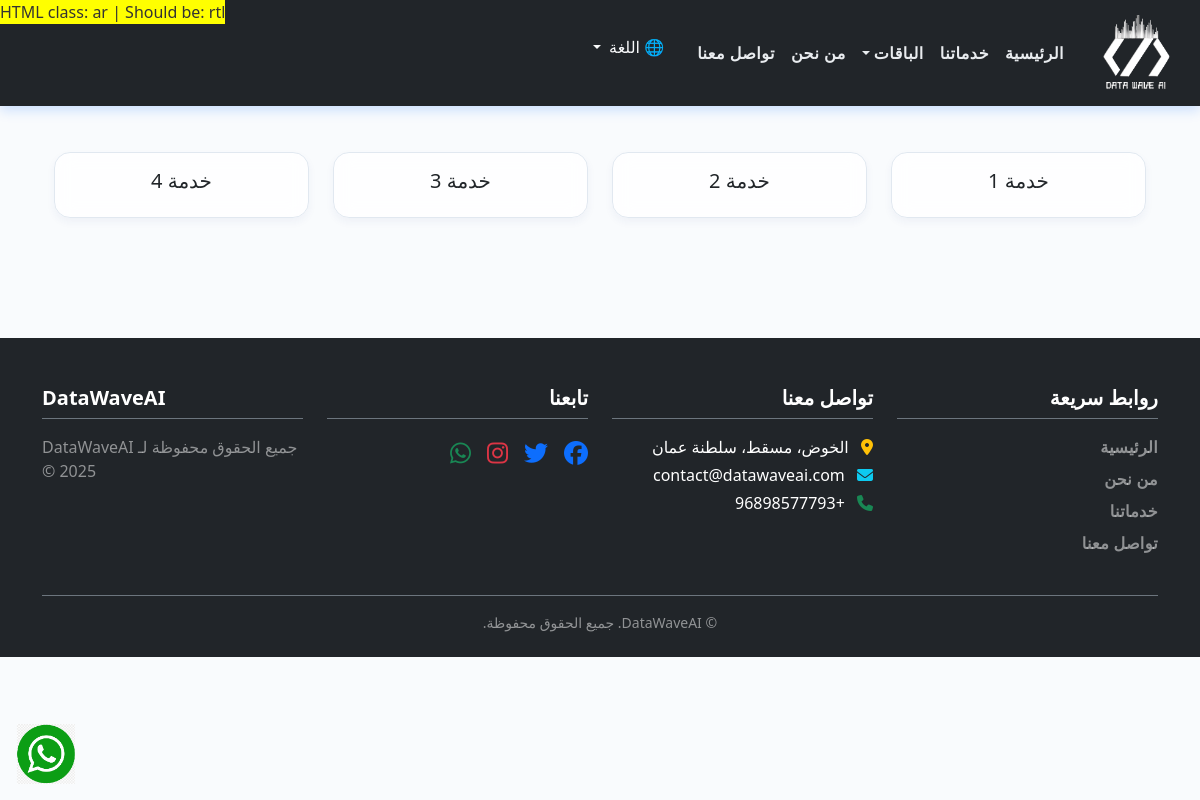
/ar/test/, run on the app's committed database.
### website/models.py (models this page shows, shortened)
class SiteContent(models.Model):
    about_title = models.CharField(max_length=200)
    about_description = RichTextField()
    address = models.CharField(max_length=255)
    email = models.EmailField()
    phone = models.CharField(max_length=50)
    footer_text = models.CharField(max_length=255)

class SocialLink(models.Model):
    platform = models.CharField(max_length=50)
    icon_class = models.CharField(max_length=100)
    url = models.URLField()

### website/views.py (the view)
# urls.py: path('test/', views.test, name='test'),
def test(request):
    site_content = SiteContent.objects.first()
    return render(request, 'website/test.html', {'site_content': site_content})

### website/context_processors.py (called while the page is built)
def global_context(request):
    site_content = SiteContent.objects.first()
    social_links = SocialLink.objects.all()
    return {
        'site_content': site_content,
        'social_links': social_links,
    }

### website/templates/website/test.html
{% extends "website/base.html" %}
{% load i18n static %}
{% block content %}
<p style="position: fixed; top: 0; left: 0; z-index: 9999; background: yellow;">
  HTML class: {{ LANGUAGE_CODE }} | Should be: {% if LANGUAGE_CODE == 'ar' %}rtl{% else %}ltr{% endif %}
</p>
<div class="container my-5">
  <div class="row g-4">
    <div class="col-12 col-sm-6 col-md-4 col-lg-3">
      <div class="card h-100 text-center p-3 service-card">
        <h5>خدمة 1</h5>
      </div>
    </div>
    <div class="col-12 col-sm-6 col-md-4 col-lg-3">
      <div class="card h-100 text-center p-3 service-card">
        <h5>خدمة 2</h5>
      </div>
    </div>
    <div class="col-12 col-sm-6 col-md-4 col-lg-3">
      <div class="card h-100 text-center p-3 service-card">
        <h5>خدمة 3</h5>
      </div>
    </div>
    <div class="col-12 col-sm-6 col-md-4 col-lg-3">
      <div class="card h-100 text-center p-3 service-card">
        <h5>خدمة 4</h5>
      </div>
    </div>
  </div>
</div>
{% endblock %}

### website/templates/website/base.html (shortened to what this page needs)
{% load i18n static %}
<!DOCTYPE html>
<html lang="{{ LANGUAGE_CODE }}" class="{% if LANGUAGE_CODE == 'ar' %}rtl{% else %}ltr{% endif %}">
<head>
  {% if LANGUAGE_CODE == 'ar' %}
    <link href="https://cdn.jsdelivr.net/npm/bootstrap@5.3.3/dist/css/bootstrap.rtl.min.css" rel="stylesheet">
  {% else %}
    <link href="https://cdn.jsdelivr.net/npm/bootstrap@5.3.3/dist/css/bootstrap.min.css" rel="stylesheet">
  {% endif %}
  <link href="https://cdnjs.cloudflare.com/ajax/libs/font-awesome/6.5.0/css/all.min.css" rel="stylesheet" />
  <link href="https://cdn.jsdelivr.net/npm/aos@2.3.4/dist/aos.css" rel="stylesheet" />
  <link rel="stylesheet" href="{% static 'css/custom_styles.css' %}">
</head>
<body>
  <a href="https://wa.me/0096898577793" target="_blank" rel="noopener noreferrer"
     class="position-fixed bottom-0 end-0 m-3"
     style="z-index: 9999; width: 60px; height: 60px;">
    <img src="{% static 'images/whatsapp-icon.png' %}" alt="WhatsApp"
         style="width: 100%; height: 100%; object-fit: contain;">
  </a>
  <nav class="navbar navbar-expand-lg navbar-dark bg-dark px-4 navbar-scroll">
    <a class="navbar-brand d-flex align-items-center" href="{% url 'home' %}">
      <img src="{% static 'images/logo.png' %}" alt="DataWaveAI" width="80" height="80" class="me-2">
    </a>
    <div class="collapse navbar-collapse" id="navbarNav">
      <ul class="navbar-nav {% if LANGUAGE_CODE == 'ar' %}me-auto text-end{% else %}ms-auto text-start{% endif %}">
        <li class="nav-item"><a class="nav-link" href="{% url 'home' %}">{% trans "الرئيسية" %}</a></li>
        <li class="nav-item"><a class="nav-link" href="{% url 'services' %}">{% trans "خدماتنا" %}</a></li>
        <li class="nav-item dropdown">
          <a class="nav-link dropdown-toggle" href="#" data-bs-toggle="dropdown">{% trans "الباقات" %}</a>
        </li>
        <li class="nav-item"><a class="nav-link" href="{% url 'about' %}">{% trans "من نحن" %}</a></li>
        <li class="nav-item"><a class="nav-link" href="{% url 'contact' %}">{% trans "تواصل معنا" %}</a></li>
        <li class="nav-item ms-4">
    <form action="{% url 'set_language' %}" method="post" class="d-inline">
      <div class="dropdown">
        <button class="btn btn-link text-light dropdown-toggle p-0" type="button" data-bs-toggle="dropdown" style="text-decoration: none;">
          🌐 {% trans "اللغة" %}
        </button>
      </div>
    </form>
  </li>
      </ul>
    </div>
  </nav>
  <main class="container py-4">
    {% block content %}{% endblock %}
  </main>
  <footer class="bg-dark text-white pt-5 pb-4 mt-5" dir="{% if LANGUAGE_CODE == 'ar' %}rtl{% else %}ltr{% endif %}">
      <div class="container">
        <div class="row g-4">
          <div class="col-6 col-md-3">
            <h5 class="fw-bold mb-3 border-bottom border-secondary pb-2">{% trans "روابط سريعة" %}</h5>
            <ul class="list-unstyled footer-links">
              <li class="mb-2"><a href="{% url 'home' %}" class="text-white-50 text-decoration-none">{% trans "الرئيسية" %}</a></li>
              <li class="mb-2"><a href="{% url 'about' %}" class="text-white-50 text-decoration-none">{% trans "من نحن" %}</a></li>
              <li class="mb-2"><a href="{% url 'services' %}" class="text-white-50 text-decoration-none">{% trans "خدماتنا" %}</a></li>
              <li><a href="{% url 'contact' %}" class="text-white-50 text-decoration-none">{% trans "تواصل معنا" %}</a></li>
            </ul>
          </div>
          <div class="col-6 col-md-3">
            <h5 class="fw-bold mb-3 border-bottom border-secondary pb-2">{% trans "تواصل معنا" %}</h5>
            <p class="mb-1"><i class="fa-solid fa-location-dot me-2 text-warning"></i> {{ site_content.address }}</p>
            <p class="mb-1"><i class="fa-solid fa-envelope me-2 text-info"></i> {{ site_content.email }}</p>
            <p><i class="fa-solid fa-phone me-2 text-success"></i> {{ site_content.phone }}</p>
          </div>
          <div class="col-md-3">
            <h5 class="fw-bold mb-3 border-bottom border-secondary pb-2">{% trans "تابعنا" %}</h5>
            <ul class="list-unstyled d-flex gap-3 mt-2">
              {% for social in social_links %}
              <li>
                <a href="{{ social.url }}" target="_blank" class="text-white fs-4 social-icon-hover">
                  <i class="{{ social.icon_class }}"></i>
                </a>
              </li>
              {% endfor %}
            </ul>
          </div>
          <div class="col-md-3 {% if LANGUAGE_CODE == 'ar' %}text-md-end text-center{% else %}text-md-start text-center{% endif %}">
            <h5 class="fw-bold mb-3 border-bottom border-secondary pb-2">{% trans " DataWaveAI" %}</h5>
            <p class="text-white-50">{{ site_content.footer_text }}</p>
          </div>
        </div>
        <div class="text-center border-top border-secondary mt-4 pt-3 text-white-50 small">
          &copy; {{ now|date:"Y" }} DataWaveAI. {% trans "جميع الحقوق محفوظة." %}
        </div>
      </div>
  </footer>
  <div id="tsparticles" style="position: fixed; top: 0; left: 0; width: 100%; height: 100%; z-index: -1;"></div>
</body>
</html>

### website/static/css/custom_styles.css (style rules this page uses)
html.rtl body { text-align: right; direction: rtl; font-family: 'Segoe UI', Tahoma, Geneva, Verdana, sans-serif; background-color: #f9fbfd; color: #333; }
.service-card { transition: transform 0.35s cubic-bezier(0.4, 0, 0.2, 1), box-shadow 0.35s ease; border: 1px solid #e1e8f0; border-radius: 16px; background: #ffffffcc; backdrop-filter: saturate(180%) blur(10px); box-shadow: 0 4px 8px rgba(30, 58, 138, 0.05); cursor: pointer; animation-fill-mode: forwards; }
.social-icon-hover { transition: color 0.4s ease, transform 0.4s ease; color: #6c757d; }
.footer-links a { color: #adb5bd; transition: color 0.3s ease, transform 0.2s ease; text-decoration: none; font-weight: 500; }
.navbar-scroll { position: fixed; top: 0; width: 100%; z-index: 1050; transition: top 0.3s ease-in-out; background: #0d6efdcc; backdrop-filter: saturate(180%) blur(8px); box-shadow: 0 4px 12px rgba(13, 110, 253, 0.2); }
.navbar-nav .nav-link { font-weight: 600; letter-spacing: 0.03em; color: #e9ecef; transition: color 0.3s ease; }
.footer-links a { font-weight: 600; letter-spacing: 0.02em; }
a, a:hover, a:focus { outline: none; text-decoration: none; cursor: pointer; }
html.rtl body { direction: rtl !important; text-align: right !important; }

### website/templates/website/base.html (style rules this page uses)
.navbar-scroll { position: fixed; top: 0; width: 100%; z-index: 1050; transition: top 0.3s ease-in-out; }
body { padding-top: 80px; }

### data on the page
SiteContent: address "الخوض، مسقط، سلطنة عمان", email "contact@datawaveai.com", phone "+96898577793", footer_text "جميع الحقوق محفوظة لـ DataWaveAI © 2025"

### other printed values
{{ LANGUAGE_CODE }} "ar"
